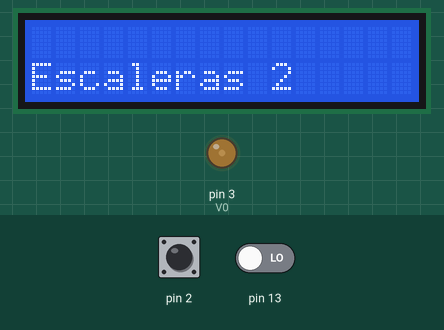
The sketch below on a simulated Arduino Uno, built with avr-gcc and run on an emulated ATmega328P. Shown: 16×2 character LCD, output pins drawn as LEDs (lit = HIGH). Inputs (shaded band) come from the test bench; at power-on: pin 13 LOW, pin 2 HIGH.

Above: at 1.2 s.
1.3 s: pin 13 driven HIGH
At 3.6 s:
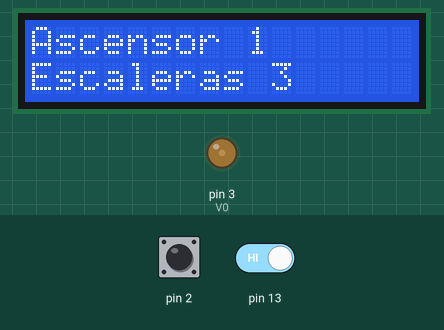
5.4 s: pin 2 pulled LOW for 1.2 s
At 6.8 s:
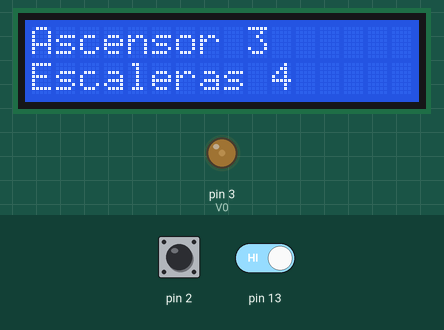
8.5 s: pin 2 pulled LOW for 1.2 s
At 9.7 s:
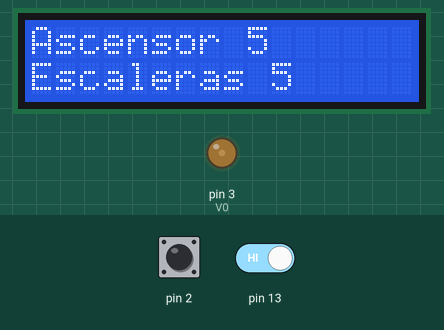
11.5 s: pin 13 driven LOW
At 13.8 s:
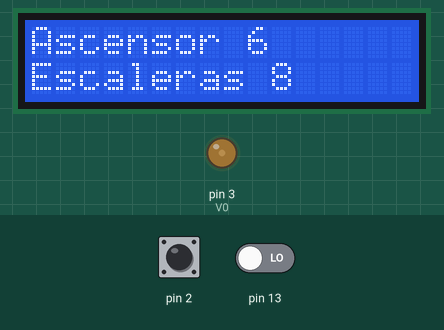
15.5 s: pin 13 driven HIGH
At 17.5 s:
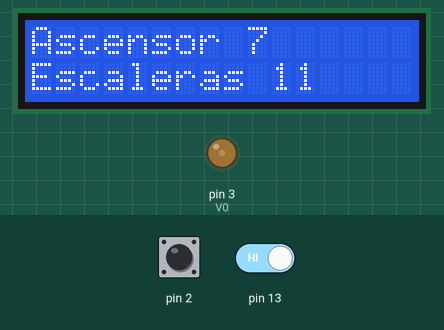
19.5 s: pin 2 pulled LOW for 3.2 s
At 20.8 s:
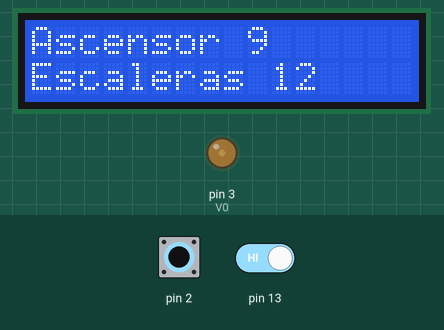
Timing chart, 0 to 22.5 s (numbered marks = the images above; inputs shaded):
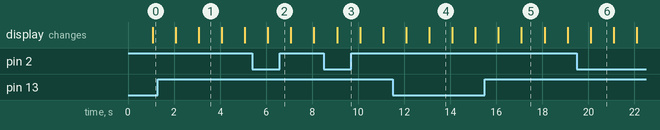

The sketch:

Contador_VoyTarde.ino
```cpp
#include <LiquidCrystal.h>
int V0 = 3;
int RS = 4;
int E = 5;
int D4 = 6;
int D5 = 7;
int D6 = 8;
int D7 = 9;
int Escaleras = 0;
int Ascensor = 0;
char juanes[16];
char David[16];

LiquidCrystal lcd (RS, E, D4, D5, D6, D7);

void setup() {
  // put your setup code here, to run once:
  analogWrite(V0,50);
  lcd.begin(16,2);
  pinMode(2,INPUT_PULLUP);
}

void loop() {
  // put your main code here, to run repeatedly:
  int sensorEscal = digitalRead(2);
  int sensorAsc = digitalRead(13);
  if (sensorEscal == HIGH) {
    Escaleras = Escaleras +1;
    lcd.setCursor(0, 1);
    sprintf(juanes,"Escaleras %d",Escaleras );
    lcd.print(juanes);
    delay(1000);
    }
  if (sensorAsc == HIGH) {
    Ascensor = Ascensor +1;
    lcd.setCursor(0, 0);
    sprintf(David,"Ascensor %d",Ascensor );
    lcd.print(David);
    delay(1000);
    }
}
```

Measured:
- after the input at 1.3 s, the display: first differs from a run without the input after 1.8 s (image 1)
- what the display in image 1 shows lasts 1.0 s, from 3.1 s to 4.1 s
